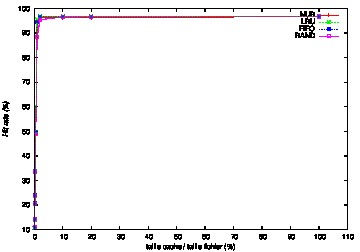

Recreate this plot in gnuplot.
set style data linespoints
set xlabel "taille cache / taille fichier (%)"
set ylabel "Hit rate (%)" font "Helvetica-Oblique"
set label "Effet de la taille du cache (test )" font "Helvetica-Bold,18" at 400,70
set encoding utf8
set terminal postscript eps color
set output "t5-cache_size-inv.eps"
plot "t5-cache_size-inv" using 1:2 t "NUR", "t5-cache_size-inv" using 1:3 t "LRU", "t5-cache_size-inv" using 1:4 t "FIFO", "t5-cache_size-inv" using 1:5 t "RAND"
